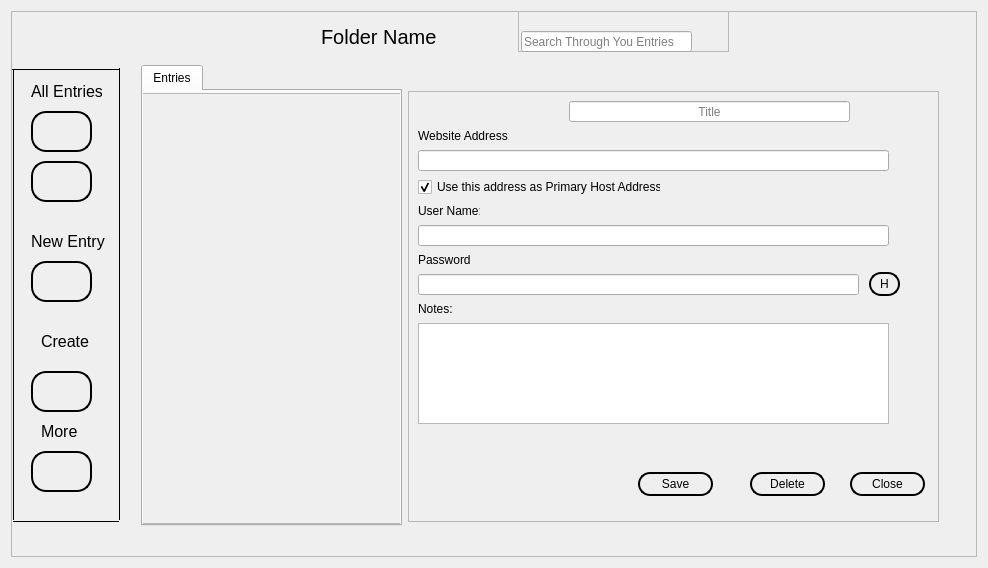
<?xml version="1.0" encoding="UTF-8"?>
<ui version="4.0">
 <class>Dialog</class>
 <widget class="QDialog" name="Dialog">
  <property name="geometry">
   <rect>
    <x>0</x>
    <y>0</y>
    <width>988</width>
    <height>568</height>
   </rect>
  </property>
  <property name="minimumSize">
   <size>
    <width>988</width>
    <height>568</height>
   </size>
  </property>
  <property name="maximumSize">
   <size>
    <width>988</width>
    <height>568</height>
   </size>
  </property>
  <property name="windowTitle">
   <string>Dialog</string>
  </property>
  <layout class="QHBoxLayout" name="horizontalLayout">
   <item>
    <widget class="QFrame" name="frame">
     <property name="sizePolicy">
      <sizepolicy hsizetype="Expanding" vsizetype="Expanding">
       <horstretch>0</horstretch>
       <verstretch>0</verstretch>
      </sizepolicy>
     </property>
     <property name="frameShape">
      <enum>QFrame::StyledPanel</enum>
     </property>
     <property name="frameShadow">
      <enum>QFrame::Raised</enum>
     </property>
     <widget class="QFrame" name="frame_2">
      <property name="geometry">
       <rect>
        <x>507</x>
        <y>0</y>
        <width>211</width>
        <height>41</height>
       </rect>
      </property>
      <property name="sizePolicy">
       <sizepolicy hsizetype="Expanding" vsizetype="Expanding">
        <horstretch>0</horstretch>
        <verstretch>0</verstretch>
       </sizepolicy>
      </property>
      <property name="frameShape">
       <enum>QFrame::StyledPanel</enum>
      </property>
      <property name="frameShadow">
       <enum>QFrame::Raised</enum>
      </property>
     </widget>
     <widget class="QStackedWidget" name="stackedWidget">
      <property name="geometry">
       <rect>
        <x>397</x>
        <y>60</y>
        <width>561</width>
        <height>471</height>
       </rect>
      </property>
      <property name="currentIndex">
       <number>1</number>
      </property>
      <widget class="QWidget" name="page">
       <widget class="QLabel" name="label_16">
        <property name="geometry">
         <rect>
          <x>180</x>
          <y>320</y>
          <width>91</width>
          <height>20</height>
         </rect>
        </property>
        <property name="font">
         <font>
          <pointsize>11</pointsize>
         </font>
        </property>
        <property name="text">
         <string>New Entry</string>
        </property>
        <property name="alignment">
         <set>Qt::AlignCenter</set>
        </property>
       </widget>
       <widget class="QPushButton" name="passwordgen_2">
        <property name="geometry">
         <rect>
          <x>320</x>
          <y>230</y>
          <width>81</width>
          <height>71</height>
         </rect>
        </property>
        <property name="sizePolicy">
         <sizepolicy hsizetype="Minimum" vsizetype="Fixed">
          <horstretch>0</horstretch>
          <verstretch>0</verstretch>
         </sizepolicy>
        </property>
        <property name="font">
         <font>
          <pointsize>12</pointsize>
         </font>
        </property>
        <property name="cursor">
         <cursorShape>ArrowCursor</cursorShape>
        </property>
        <property name="contextMenuPolicy">
         <enum>Qt::NoContextMenu</enum>
        </property>
        <property name="acceptDrops">
         <bool>false</bool>
        </property>
        <property name="toolTip">
         <string notr="true" extracomment="Generate Passwords">Generate Passwords</string>
        </property>
        <property name="toolTipDuration">
         <number>-1</number>
        </property>
        <property name="statusTip">
         <string extracomment="Generate Passwords">Generate New Password</string>
        </property>
        <property name="whatsThis">
         <string>Generate Passwords</string>
        </property>
        <property name="accessibleName">
         <string extracomment="Generate Passwords">Generate Passwords</string>
        </property>
        <property name="accessibleDescription">
         <string extracomment="Generate Passwords">Generate Passwords</string>
        </property>
        <property name="styleSheet">
         <string notr="true">QPushButton{
  border: 1.5px solid black;
  border-radius: 15px;
  padding: 5px;
}
QPushButton:hover{
  background-color: rgb(213, 213, 213);  
}</string>
        </property>
        <property name="text">
         <string/>
        </property>
        <property name="icon">
         <iconset>
          <normaloff>:/newPrefix/icons/key.svg</normaloff>:/newPrefix/icons/key.svg</iconset>
        </property>
        <property name="iconSize">
         <size>
          <width>24</width>
          <height>24</height>
         </size>
        </property>
       </widget>
       <widget class="QPushButton" name="create_entry_2">
        <property name="geometry">
         <rect>
          <x>185</x>
          <y>230</y>
          <width>81</width>
          <height>71</height>
         </rect>
        </property>
        <property name="font">
         <font>
          <pointsize>12</pointsize>
         </font>
        </property>
        <property name="cursor">
         <cursorShape>ArrowCursor</cursorShape>
        </property>
        <property name="toolTip">
         <string notr="true">Create New Entry</string>
        </property>
        <property name="statusTip">
         <string>Create New Entry</string>
        </property>
        <property name="styleSheet">
         <string notr="true">QPushButton{
  border: 1.5px solid black;
  border-radius: 15px;
  padding: 5px;
}
QPushButton:hover{
  background-color: rgb(213, 213, 213);  
}</string>
        </property>
        <property name="text">
         <string/>
        </property>
        <property name="icon">
         <iconset>
          <normaloff>../Data Manager/Project MEW/GUI INTERFACE/icons/plus-circle.svg</normaloff>../Data Manager/Project MEW/GUI INTERFACE/icons/plus-circle.svg</iconset>
        </property>
        <property name="iconSize">
         <size>
          <width>24</width>
          <height>24</height>
         </size>
        </property>
       </widget>
       <widget class="QLabel" name="label_18">
        <property name="geometry">
         <rect>
          <x>300</x>
          <y>320</y>
          <width>131</width>
          <height>20</height>
         </rect>
        </property>
        <property name="font">
         <font>
          <pointsize>11</pointsize>
         </font>
        </property>
        <property name="text">
         <string>Generate Password</string>
        </property>
        <property name="alignment">
         <set>Qt::AlignCenter</set>
        </property>
       </widget>
       <widget class="QLabel" name="label_8">
        <property name="geometry">
         <rect>
          <x>120</x>
          <y>170</y>
          <width>341</width>
          <height>31</height>
         </rect>
        </property>
        <property name="font">
         <font>
          <pointsize>14</pointsize>
         </font>
        </property>
        <property name="text">
         <string>Nothing Here, Create Something New?</string>
        </property>
        <property name="alignment">
         <set>Qt::AlignCenter</set>
        </property>
       </widget>
      </widget>
      <widget class="QWidget" name="page_2">
       <widget class="QScrollArea" name="scrollArea_2">
        <property name="geometry">
         <rect>
          <x>0</x>
          <y>20</y>
          <width>531</width>
          <height>431</height>
         </rect>
        </property>
        <property name="verticalScrollBarPolicy">
         <enum>Qt::ScrollBarAsNeeded</enum>
        </property>
        <property name="widgetResizable">
         <bool>true</bool>
        </property>
        <widget class="QWidget" name="scrollAreaWidgetContents_2">
         <property name="geometry">
          <rect>
           <x>0</x>
           <y>0</y>
           <width>529</width>
           <height>429</height>
          </rect>
         </property>
         <widget class="QLabel" name="label_9">
          <property name="geometry">
           <rect>
            <x>9</x>
            <y>36</y>
            <width>91</width>
            <height>16</height>
           </rect>
          </property>
          <property name="text">
           <string>Website Address:</string>
          </property>
         </widget>
         <widget class="QLabel" name="label_10">
          <property name="geometry">
           <rect>
            <x>9</x>
            <y>111</y>
            <width>62</width>
            <height>16</height>
           </rect>
          </property>
          <property name="text">
           <string>User Name:</string>
          </property>
         </widget>
         <widget class="QLineEdit" name="web_address">
          <property name="geometry">
           <rect>
            <x>9</x>
            <y>58</y>
            <width>471</width>
            <height>21</height>
           </rect>
          </property>
          <property name="inputMethodHints">
           <set>Qt::ImhUrlCharactersOnly</set>
          </property>
         </widget>
         <widget class="QCheckBox" name="primary_websitedomain">
          <property name="geometry">
           <rect>
            <x>9</x>
            <y>85</y>
            <width>243</width>
            <height>20</height>
           </rect>
          </property>
          <property name="text">
           <string>Use this address as Primary Host Address.</string>
          </property>
          <property name="checked">
           <bool>true</bool>
          </property>
         </widget>
         <widget class="QLineEdit" name="user_name">
          <property name="geometry">
           <rect>
            <x>9</x>
            <y>133</y>
            <width>471</width>
            <height>21</height>
           </rect>
          </property>
         </widget>
         <widget class="QLineEdit" name="lineEdit_2">
          <property name="geometry">
           <rect>
            <x>160</x>
            <y>9</y>
            <width>281</width>
            <height>21</height>
           </rect>
          </property>
          <property name="accessibleName">
           <string/>
          </property>
          <property name="inputMask">
           <string/>
          </property>
          <property name="text">
           <string/>
          </property>
          <property name="alignment">
           <set>Qt::AlignCenter</set>
          </property>
          <property name="placeholderText">
           <string>Title</string>
          </property>
         </widget>
         <widget class="QLabel" name="label_11">
          <property name="geometry">
           <rect>
            <x>9</x>
            <y>160</y>
            <width>53</width>
            <height>16</height>
           </rect>
          </property>
          <property name="text">
           <string>Password:</string>
          </property>
         </widget>
         <widget class="QLineEdit" name="lineEdit_3">
          <property name="geometry">
           <rect>
            <x>9</x>
            <y>182</y>
            <width>441</width>
            <height>21</height>
           </rect>
          </property>
          <property name="sizePolicy">
           <sizepolicy hsizetype="Expanding" vsizetype="Expanding">
            <horstretch>0</horstretch>
            <verstretch>0</verstretch>
           </sizepolicy>
          </property>
         </widget>
         <widget class="QTextEdit" name="notes">
          <property name="geometry">
           <rect>
            <x>9</x>
            <y>231</y>
            <width>471</width>
            <height>101</height>
           </rect>
          </property>
         </widget>
         <widget class="QLabel" name="label_12">
          <property name="geometry">
           <rect>
            <x>9</x>
            <y>209</y>
            <width>34</width>
            <height>16</height>
           </rect>
          </property>
          <property name="text">
           <string>Notes:</string>
          </property>
         </widget>
         <widget class="QStackedWidget" name="stackedWidget_2">
          <property name="geometry">
           <rect>
            <x>460</x>
            <y>170</y>
            <width>31</width>
            <height>41</height>
           </rect>
          </property>
          <property name="currentIndex">
           <number>1</number>
          </property>
          <widget class="QWidget" name="page_8">
           <widget class="QPushButton" name="pushButton">
            <property name="geometry">
             <rect>
              <x>0</x>
              <y>10</y>
              <width>31</width>
              <height>24</height>
             </rect>
            </property>
            <property name="styleSheet">
             <string notr="true">QPushButton{
  border: 1.5px solid black;
  border-radius: 12px;
  padding: 5px;
}
QPushButton:hover{
  background-color: rgb(213, 213, 213);  
}</string>
            </property>
            <property name="text">
             <string>S</string>
            </property>
           </widget>
          </widget>
          <widget class="QWidget" name="page_9">
           <widget class="QPushButton" name="pushButton_2">
            <property name="geometry">
             <rect>
              <x>0</x>
              <y>10</y>
              <width>31</width>
              <height>24</height>
             </rect>
            </property>
            <property name="styleSheet">
             <string notr="true">QPushButton{
  border: 1.5px solid black;
  border-radius: 12px;
  padding: 5px;
}
QPushButton:hover{
  background-color: rgb(213, 213, 213);  
}</string>
            </property>
            <property name="text">
             <string>H</string>
            </property>
           </widget>
          </widget>
         </widget>
         <widget class="QStackedWidget" name="stackedWidget_3">
          <property name="geometry">
           <rect>
            <x>10</x>
            <y>370</y>
            <width>511</width>
            <height>51</height>
           </rect>
          </property>
          <property name="currentIndex">
           <number>1</number>
          </property>
          <widget class="QWidget" name="new_save">
           <widget class="QPushButton" name="discard">
            <property name="geometry">
             <rect>
              <x>330</x>
              <y>10</y>
              <width>75</width>
              <height>24</height>
             </rect>
            </property>
            <property name="sizePolicy">
             <sizepolicy hsizetype="Expanding" vsizetype="Expanding">
              <horstretch>0</horstretch>
              <verstretch>0</verstretch>
             </sizepolicy>
            </property>
            <property name="maximumSize">
             <size>
              <width>100</width>
              <height>16777215</height>
             </size>
            </property>
            <property name="styleSheet">
             <string notr="true">QPushButton{
  border: 1.5px solid black;
  border-radius: 12px;
  padding: 5px;
}
QPushButton:hover{
  background-color: rgb(213, 213, 213);  
}</string>
            </property>
            <property name="text">
             <string>Discard</string>
            </property>
           </widget>
           <widget class="QPushButton" name="reset">
            <property name="geometry">
             <rect>
              <x>432</x>
              <y>10</y>
              <width>75</width>
              <height>24</height>
             </rect>
            </property>
            <property name="sizePolicy">
             <sizepolicy hsizetype="Expanding" vsizetype="Expanding">
              <horstretch>0</horstretch>
              <verstretch>0</verstretch>
             </sizepolicy>
            </property>
            <property name="maximumSize">
             <size>
              <width>100</width>
              <height>16777215</height>
             </size>
            </property>
            <property name="styleSheet">
             <string notr="true">QPushButton{
  border: 1.5px solid black;
  border-radius: 12px;
  padding: 5px;
}
QPushButton:hover{
  background-color: rgb(213, 213, 213);  
}</string>
            </property>
            <property name="text">
             <string>Reset All</string>
            </property>
           </widget>
           <widget class="QPushButton" name="save_btn_6">
            <property name="geometry">
             <rect>
              <x>220</x>
              <y>10</y>
              <width>75</width>
              <height>24</height>
             </rect>
            </property>
            <property name="sizePolicy">
             <sizepolicy hsizetype="Expanding" vsizetype="Expanding">
              <horstretch>0</horstretch>
              <verstretch>0</verstretch>
             </sizepolicy>
            </property>
            <property name="maximumSize">
             <size>
              <width>100</width>
              <height>16777215</height>
             </size>
            </property>
            <property name="styleSheet">
             <string notr="true">QPushButton{
  border: 1.5px solid black;
  border-radius: 12px;
  padding: 5px;
}
QPushButton:hover{
  background-color: rgb(213, 213, 213);  
}</string>
            </property>
            <property name="text">
             <string>Save</string>
            </property>
           </widget>
          </widget>
          <widget class="QWidget" name="edit_save">
           <widget class="QPushButton" name="reset_2">
            <property name="geometry">
             <rect>
              <x>431</x>
              <y>10</y>
              <width>75</width>
              <height>24</height>
             </rect>
            </property>
            <property name="sizePolicy">
             <sizepolicy hsizetype="Expanding" vsizetype="Expanding">
              <horstretch>0</horstretch>
              <verstretch>0</verstretch>
             </sizepolicy>
            </property>
            <property name="maximumSize">
             <size>
              <width>100</width>
              <height>16777215</height>
             </size>
            </property>
            <property name="styleSheet">
             <string notr="true">QPushButton{
  border: 1.5px solid black;
  border-radius: 12px;
  padding: 5px;
}
QPushButton:hover{
  background-color: rgb(213, 213, 213);  
}</string>
            </property>
            <property name="text">
             <string>Close</string>
            </property>
           </widget>
           <widget class="QPushButton" name="discard_2">
            <property name="geometry">
             <rect>
              <x>331</x>
              <y>10</y>
              <width>75</width>
              <height>24</height>
             </rect>
            </property>
            <property name="sizePolicy">
             <sizepolicy hsizetype="Expanding" vsizetype="Expanding">
              <horstretch>0</horstretch>
              <verstretch>0</verstretch>
             </sizepolicy>
            </property>
            <property name="maximumSize">
             <size>
              <width>100</width>
              <height>16777215</height>
             </size>
            </property>
            <property name="styleSheet">
             <string notr="true">QPushButton{
  border: 1.5px solid black;
  border-radius: 12px;
  padding: 5px;
}
QPushButton:hover{
  background-color: rgb(213, 213, 213);  
}</string>
            </property>
            <property name="text">
             <string>Delete</string>
            </property>
           </widget>
           <widget class="QStackedWidget" name="stackedWidget_4">
            <property name="geometry">
             <rect>
              <x>19</x>
              <y>4</y>
              <width>301</width>
              <height>31</height>
             </rect>
            </property>
            <property name="currentIndex">
             <number>0</number>
            </property>
            <widget class="QWidget" name="page_10">
             <widget class="QPushButton" name="save_btn_2">
              <property name="geometry">
               <rect>
                <x>200</x>
                <y>6</y>
                <width>75</width>
                <height>24</height>
               </rect>
              </property>
              <property name="sizePolicy">
               <sizepolicy hsizetype="Expanding" vsizetype="Expanding">
                <horstretch>0</horstretch>
                <verstretch>0</verstretch>
               </sizepolicy>
              </property>
              <property name="maximumSize">
               <size>
                <width>100</width>
                <height>16777215</height>
               </size>
              </property>
              <property name="styleSheet">
               <string notr="true">QPushButton{
  border: 1.5px solid black;
  border-radius: 12px;
  padding: 5px;
}
QPushButton:hover{
  background-color: rgb(213, 213, 213);  
}</string>
              </property>
              <property name="text">
               <string>Save</string>
              </property>
             </widget>
            </widget>
            <widget class="QWidget" name="page_11">
             <widget class="QPushButton" name="save_btn_3">
              <property name="geometry">
               <rect>
                <x>210</x>
                <y>6</y>
                <width>81</width>
                <height>24</height>
               </rect>
              </property>
              <property name="sizePolicy">
               <sizepolicy hsizetype="Expanding" vsizetype="Expanding">
                <horstretch>0</horstretch>
                <verstretch>0</verstretch>
               </sizepolicy>
              </property>
              <property name="maximumSize">
               <size>
                <width>100</width>
                <height>16777215</height>
               </size>
              </property>
              <property name="styleSheet">
               <string notr="true">QPushButton{
  border: 1.5px solid black;
  border-radius: 12px;
  padding: 5px;
}
QPushButton:hover{
  background-color: rgb(213, 213, 213);  
}</string>
              </property>
              <property name="text">
               <string>Edit</string>
              </property>
             </widget>
            </widget>
           </widget>
          </widget>
         </widget>
        </widget>
       </widget>
      </widget>
     </widget>
     <widget class="Line" name="line_3">
      <property name="geometry">
       <rect>
        <x>98</x>
        <y>57</y>
        <width>20</width>
        <height>452</height>
       </rect>
      </property>
      <property name="frameShadow">
       <enum>QFrame::Plain</enum>
      </property>
      <property name="orientation">
       <enum>Qt::Vertical</enum>
      </property>
     </widget>
     <widget class="Line" name="line">
      <property name="geometry">
       <rect>
        <x>1</x>
        <y>48</y>
        <width>107</width>
        <height>20</height>
       </rect>
      </property>
      <property name="minimumSize">
       <size>
        <width>107</width>
        <height>0</height>
       </size>
      </property>
      <property name="maximumSize">
       <size>
        <width>107</width>
        <height>16777215</height>
       </size>
      </property>
      <property name="frameShadow">
       <enum>QFrame::Plain</enum>
      </property>
      <property name="orientation">
       <enum>Qt::Horizontal</enum>
      </property>
     </widget>
     <widget class="Line" name="line_4">
      <property name="geometry">
       <rect>
        <x>-8</x>
        <y>58</y>
        <width>20</width>
        <height>451</height>
       </rect>
      </property>
      <property name="frameShadow">
       <enum>QFrame::Plain</enum>
      </property>
      <property name="orientation">
       <enum>Qt::Vertical</enum>
      </property>
     </widget>
     <widget class="Line" name="line_2">
      <property name="geometry">
       <rect>
        <x>2</x>
        <y>500</y>
        <width>106</width>
        <height>20</height>
       </rect>
      </property>
      <property name="frameShadow">
       <enum>QFrame::Plain</enum>
      </property>
      <property name="orientation">
       <enum>Qt::Horizontal</enum>
      </property>
     </widget>
     <widget class="QStackedWidget" name="stackedWidget_search">
      <property name="geometry">
       <rect>
        <x>500</x>
        <y>0</y>
        <width>191</width>
        <height>51</height>
       </rect>
      </property>
      <property name="currentIndex">
       <number>0</number>
      </property>
      <widget class="QWidget" name="page_6">
       <widget class="QLineEdit" name="lineEdit">
        <property name="geometry">
         <rect>
          <x>10</x>
          <y>20</y>
          <width>171</width>
          <height>21</height>
         </rect>
        </property>
        <property name="placeholderText">
         <string>Search Through You Entries</string>
        </property>
        <property name="clearButtonEnabled">
         <bool>true</bool>
        </property>
       </widget>
      </widget>
      <widget class="QWidget" name="page_7"/>
     </widget>
     <widget class="QLabel" name="label">
      <property name="geometry">
       <rect>
        <x>310</x>
        <y>10</y>
        <width>121</width>
        <height>31</height>
       </rect>
      </property>
      <property name="font">
       <font>
        <pointsize>15</pointsize>
       </font>
      </property>
      <property name="text">
       <string>Folder Name</string>
      </property>
     </widget>
     <widget class="QPushButton" name="vault_2">
      <property name="geometry">
       <rect>
        <x>20</x>
        <y>150</y>
        <width>61</width>
        <height>41</height>
       </rect>
      </property>
      <property name="minimumSize">
       <size>
        <width>0</width>
        <height>0</height>
       </size>
      </property>
      <property name="font">
       <font>
        <pointsize>12</pointsize>
       </font>
      </property>
      <property name="cursor">
       <cursorShape>ArrowCursor</cursorShape>
      </property>
      <property name="toolTip">
       <string notr="true">Shows All Stored Data</string>
      </property>
      <property name="statusTip">
       <string>Open All Your Stored Data</string>
      </property>
      <property name="styleSheet">
       <string notr="true">QPushButton{
  border: 1.5px solid black;
  border-radius: 15px;
  padding: 5px;
}
QPushButton:hover{
  background-color: rgb(213, 213, 213);  
}</string>
      </property>
      <property name="text">
       <string/>
      </property>
      <property name="icon">
       <iconset>
        <normaloff>:/newPrefix/icons/database.svg</normaloff>:/newPrefix/icons/database.svg</iconset>
      </property>
      <property name="iconSize">
       <size>
        <width>24</width>
        <height>24</height>
       </size>
      </property>
     </widget>
     <widget class="QLabel" name="label_13">
      <property name="geometry">
       <rect>
        <x>30</x>
        <y>320</y>
        <width>51</width>
        <height>21</height>
       </rect>
      </property>
      <property name="font">
       <font>
        <pointsize>12</pointsize>
       </font>
      </property>
      <property name="text">
       <string>Create</string>
      </property>
     </widget>
     <widget class="QPushButton" name="passwordgen">
      <property name="geometry">
       <rect>
        <x>20</x>
        <y>250</y>
        <width>61</width>
        <height>41</height>
       </rect>
      </property>
      <property name="sizePolicy">
       <sizepolicy hsizetype="Minimum" vsizetype="Fixed">
        <horstretch>0</horstretch>
        <verstretch>0</verstretch>
       </sizepolicy>
      </property>
      <property name="font">
       <font>
        <pointsize>12</pointsize>
       </font>
      </property>
      <property name="cursor">
       <cursorShape>ArrowCursor</cursorShape>
      </property>
      <property name="contextMenuPolicy">
       <enum>Qt::NoContextMenu</enum>
      </property>
      <property name="acceptDrops">
       <bool>false</bool>
      </property>
      <property name="toolTip">
       <string notr="true" extracomment="Generate Passwords">Generate Passwords</string>
      </property>
      <property name="toolTipDuration">
       <number>-1</number>
      </property>
      <property name="statusTip">
       <string extracomment="Generate Passwords">Generate New Password</string>
      </property>
      <property name="whatsThis">
       <string>Generate Passwords</string>
      </property>
      <property name="accessibleName">
       <string extracomment="Generate Passwords">Generate Passwords</string>
      </property>
      <property name="accessibleDescription">
       <string extracomment="Generate Passwords">Generate Passwords</string>
      </property>
      <property name="styleSheet">
       <string notr="true">QPushButton{
  border: 1.5px solid black;
  border-radius: 15px;
  padding: 5px;
}
QPushButton:hover{
  background-color: rgb(213, 213, 213);  
}</string>
      </property>
      <property name="text">
       <string/>
      </property>
      <property name="icon">
       <iconset>
        <normaloff>:/newPrefix/icons/key.svg</normaloff>:/newPrefix/icons/key.svg</iconset>
      </property>
      <property name="iconSize">
       <size>
        <width>24</width>
        <height>24</height>
       </size>
      </property>
     </widget>
     <widget class="QLabel" name="label_2">
      <property name="geometry">
       <rect>
        <x>20</x>
        <y>220</y>
        <width>81</width>
        <height>21</height>
       </rect>
      </property>
      <property name="font">
       <font>
        <pointsize>12</pointsize>
       </font>
      </property>
      <property name="text">
       <string>New Entry</string>
      </property>
     </widget>
     <widget class="QPushButton" name="main">
      <property name="geometry">
       <rect>
        <x>20</x>
        <y>100</y>
        <width>61</width>
        <height>41</height>
       </rect>
      </property>
      <property name="font">
       <font>
        <pointsize>12</pointsize>
       </font>
      </property>
      <property name="cursor">
       <cursorShape>ArrowCursor</cursorShape>
      </property>
      <property name="toolTip">
       <string notr="true">Open Main</string>
      </property>
      <property name="toolTipDuration">
       <number>-1</number>
      </property>
      <property name="statusTip">
       <string>Open The Main Menu</string>
      </property>
      <property name="layoutDirection">
       <enum>Qt::LeftToRight</enum>
      </property>
      <property name="styleSheet">
       <string notr="true">QPushButton{
  border: 1.5px solid black;
  border-radius: 15px;
  padding: 5px;
}
QPushButton:hover{
  background-color: rgb(213, 213, 213);  
}</string>
      </property>
      <property name="text">
       <string/>
      </property>
      <property name="icon">
       <iconset>
        <normaloff>:/newPrefix/icons/home.svg</normaloff>:/newPrefix/icons/home.svg</iconset>
      </property>
      <property name="iconSize">
       <size>
        <width>24</width>
        <height>24</height>
       </size>
      </property>
     </widget>
     <widget class="QLabel" name="label_3">
      <property name="geometry">
       <rect>
        <x>20</x>
        <y>70</y>
        <width>71</width>
        <height>20</height>
       </rect>
      </property>
      <property name="font">
       <font>
        <pointsize>12</pointsize>
       </font>
      </property>
      <property name="text">
       <string>All Entries</string>
      </property>
     </widget>
     <widget class="QPushButton" name="create_entry">
      <property name="geometry">
       <rect>
        <x>20</x>
        <y>360</y>
        <width>61</width>
        <height>41</height>
       </rect>
      </property>
      <property name="font">
       <font>
        <pointsize>12</pointsize>
       </font>
      </property>
      <property name="cursor">
       <cursorShape>ArrowCursor</cursorShape>
      </property>
      <property name="toolTip">
       <string notr="true">Create New Entry</string>
      </property>
      <property name="statusTip">
       <string>Create New Entry</string>
      </property>
      <property name="styleSheet">
       <string notr="true">QPushButton{
  border: 1.5px solid black;
  border-radius: 15px;
  padding: 5px;
}
QPushButton:hover{
  background-color: rgb(213, 213, 213);  
}</string>
      </property>
      <property name="text">
       <string/>
      </property>
      <property name="icon">
       <iconset>
        <normaloff>../Data Manager/Project MEW/GUI INTERFACE/icons/plus-circle.svg</normaloff>../Data Manager/Project MEW/GUI INTERFACE/icons/plus-circle.svg</iconset>
      </property>
      <property name="iconSize">
       <size>
        <width>24</width>
        <height>24</height>
       </size>
      </property>
     </widget>
     <widget class="QLabel" name="label_4">
      <property name="geometry">
       <rect>
        <x>30</x>
        <y>410</y>
        <width>41</width>
        <height>21</height>
       </rect>
      </property>
      <property name="font">
       <font>
        <pointsize>12</pointsize>
       </font>
      </property>
      <property name="text">
       <string>More</string>
      </property>
     </widget>
     <widget class="QPushButton" name="about">
      <property name="geometry">
       <rect>
        <x>20</x>
        <y>440</y>
        <width>61</width>
        <height>41</height>
       </rect>
      </property>
      <property name="font">
       <font>
        <pointsize>12</pointsize>
       </font>
      </property>
      <property name="cursor">
       <cursorShape>ArrowCursor</cursorShape>
      </property>
      <property name="toolTip">
       <string notr="true">About</string>
      </property>
      <property name="statusTip">
       <string>About Data Manager</string>
      </property>
      <property name="styleSheet">
       <string notr="true">QPushButton{
  border: 1.5px solid black;
  border-radius: 15px;
  padding: 5px;
}
QPushButton:hover{
  background-color: rgb(213, 213, 213);  
}</string>
      </property>
      <property name="text">
       <string/>
      </property>
      <property name="icon">
       <iconset>
        <normaloff>:/newPrefix/icons/info.svg</normaloff>:/newPrefix/icons/info.svg</iconset>
      </property>
      <property name="iconSize">
       <size>
        <width>24</width>
        <height>24</height>
       </size>
      </property>
     </widget>
     <widget class="QTabWidget" name="tabWidget">
      <property name="geometry">
       <rect>
        <x>130</x>
        <y>54</y>
        <width>261</width>
        <height>461</height>
       </rect>
      </property>
      <property name="currentIndex">
       <number>0</number>
      </property>
      <widget class="QWidget" name="Entries">
       <property name="sizePolicy">
        <sizepolicy hsizetype="Expanding" vsizetype="Expanding">
         <horstretch>0</horstretch>
         <verstretch>0</verstretch>
        </sizepolicy>
       </property>
       <attribute name="title">
        <string>Entries</string>
       </attribute>
       <widget class="QScrollArea" name="scrollArea_3">
        <property name="geometry">
         <rect>
          <x>-3</x>
          <y>2</y>
          <width>261</width>
          <height>431</height>
         </rect>
        </property>
        <property name="widgetResizable">
         <bool>true</bool>
        </property>
        <widget class="QWidget" name="scrollAreaWidgetContents_3">
         <property name="geometry">
          <rect>
           <x>0</x>
           <y>0</y>
           <width>259</width>
           <height>429</height>
          </rect>
         </property>
         <property name="sizePolicy">
          <sizepolicy hsizetype="Expanding" vsizetype="Expanding">
           <horstretch>0</horstretch>
           <verstretch>0</verstretch>
          </sizepolicy>
         </property>
        </widget>
       </widget>
      </widget>
     </widget>
    </widget>
   </item>
  </layout>
 </widget>
 <resources>
  <include location="../Data Manager/Project MEW/GUI INTERFACE/icon.qrc"/>
 </resources>
 <connections/>
</ui>
